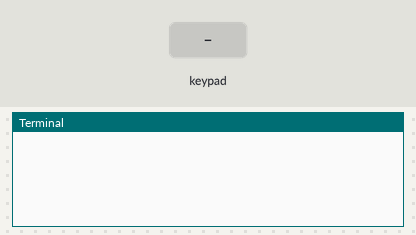
Simulated run of this program. Board: Raspberry Pi (BCM pin numbers). Parts: the last lines printed to the terminal. The inputs (shaded band) are chosen by the test bench.

Above: at 1.2 s.
1.3 s: key '1' pressed
At 2.7 s:
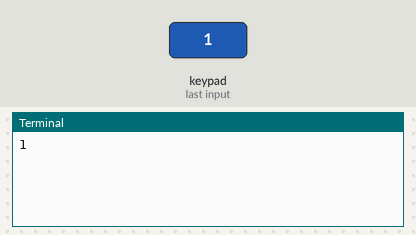
3.0 s: keypad keys 1 2 # pressed 0.4 s apart
At 4.6 s:
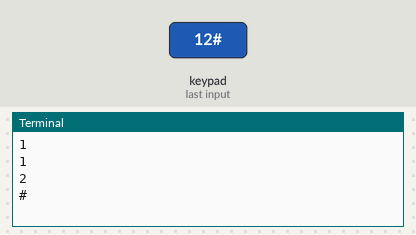
5.7 s: key '*' pressed
At 6.9 s:
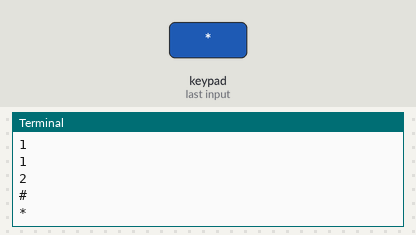
7.2 s: keypad keys 2 5 pressed 0.4 s apart
At 8.8 s:
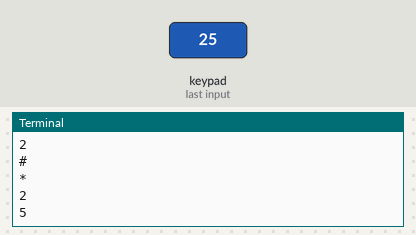
Timing chart, 0 to 10.3 s (numbered marks = the images above; inputs shaded):
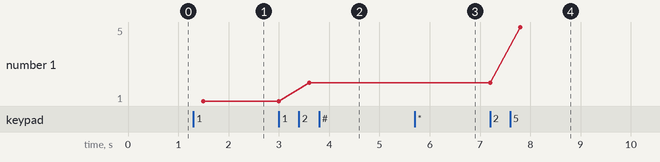

The program:

keypad.py
```python
#!/usr/bin/env python
import RPi.GPIO as GPIO
import time
GPIO.setmode(GPIO.BCM)
rows = [17, 25, 24, 23]
cols = [27, 18, 22]
keys = [
    ['1', '2', '3'],
    ['4', '5', '6'],
    ['7', '8', '9'],
    ['*', '0', '#']]
for row_pin in rows:
    GPIO.setup(row_pin, GPIO.IN, pull_up_down=GPIO.PUD_DOWN)
for col_pin in cols:
    GPIO.setup(col_pin, GPIO.OUT)
def get_key():
    key = 0
    for col_num, col_pin in enumerate(cols):
        GPIO.output(col_pin, 1)
        for row_num, row_pin in enumerate(rows):
            if GPIO.input(row_pin):
                key = keys[row_num][col_num]
        GPIO.output(col_pin, 0)
    return key
while True:
    key = get_key()
    if key :
        print(key)
    time.sleep(0.3)
```

Measured:
- after the input at 1.3 s, the terminal: prints a new line after 0.20 s (image 1)
- after the input at 3.0 s, the terminal: prints a new line after 0.60 s (image 2)
- after the input at 5.7 s, the terminal: prints a new line at once (image 3)
- after the input at 7.2 s, the terminal: prints a new line at once (image 4)
- plotted number 1: 1 → 2 after the input at 3.0 s, 2 → 5 after the input at 7.2 s
